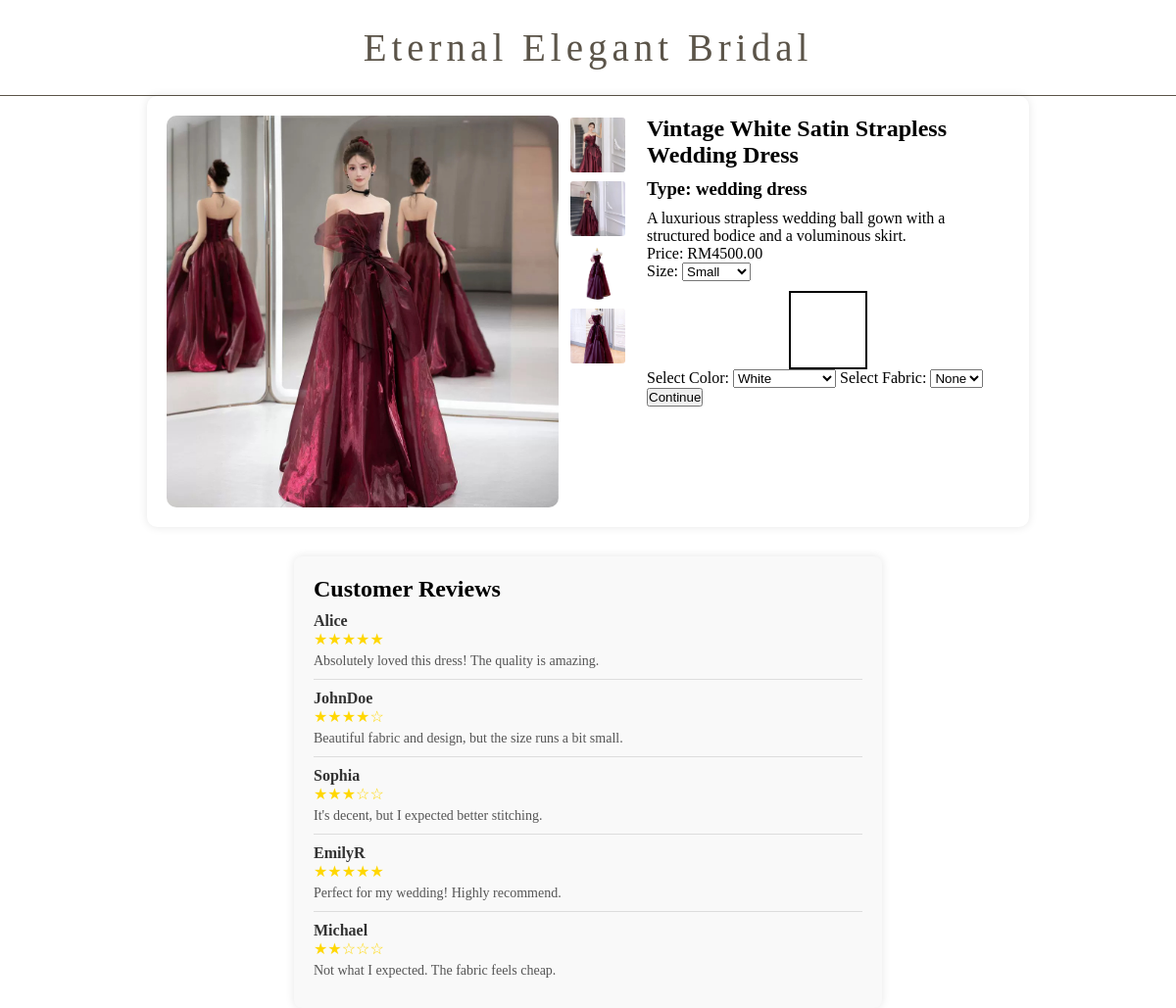
The app's page /userpage/product/ProductDetailPage.php?id=5 (signed in) with its own data.
### tables this page shows
CREATE TABLE `products` (
  `id` int(11) NOT NULL,
  `name` varchar(255) NOT NULL,
  `type` varchar(255) DEFAULT NULL,
  `price` decimal(10,2) DEFAULT NULL,
  `image` varchar(255) DEFAULT NULL,
  `description` text DEFAULT NULL
);

### backend/user/product/productDetail.php (called while the page is built, shortened)
<?php
include __DIR__ . "/../../../backend/db_connect.php";
$product_id = intval($_GET['id']);
$sql = "SELECT name, type, price, image, description FROM products WHERE id = ?";
$stmt = $conn->prepare($sql);
$stmt->bind_param("i", $product_id);
$stmt->execute();
$result = $stmt->get_result();
$product = $result->fetch_assoc();
?>

### userpage/product/ProductDetailPage.php (the view, shortened to what this page needs)
<?php
include "../../backend/user/product/productDetail.php";
$reviews = [
    ["username" => "Alice", "rating" => 5, "content" => "Absolutely loved this dress! The quality is amazing."],
    ["username" => "JohnDoe", "rating" => 4, "content" => "Beautiful fabric and design, but the size runs a bit small."],
    ["username" => "Sophia", "rating" => 3, "content" => "It's decent, but I expected better stitching."],
    ["username" => "EmilyR", "rating" => 5, "content" => "Perfect for my wedding! Highly recommend."],
    ["username" => "Michael", "rating" => 2, "content" => "Not what I expected. The fabric feels cheap."],
];
$base_price = $product['price'];
$product_image = $product['image'];
$image_dir = dirname($product_image);
$image_extensions = ['jpg', 'jpeg', 'png', 'webp'];
$additional_images = [];
$absolute_path = $_SERVER['DOCUMENT_ROOT'] . $image_dir;
if (is_dir($absolute_path)) {
    $files = scandir($absolute_path);
    foreach ($files as $file) {
        $file_extension = strtolower(pathinfo($file, PATHINFO_EXTENSION));
        if (in_array($file_extension, $image_extensions)) {
            $additional_images[] = $image_dir . '/' . $file;
        }
    }
}
if (!empty($additional_images)) {
    $main_image = $product_image;
    $additional_images = array_diff($additional_images, [$main_image]);
} else {
    $main_image = $product_image;
}
?>
<!DOCTYPE html>
<html lang="en">
<head>
    <link rel="stylesheet" href="/BackendWebDev/userstyle/transition.css">
    <link rel="stylesheet" href="/BackendWebDev/userstyle/productDetailPage.css">
</head>
<body>
    <header>
        <h1>Eternal Elegant Bridal</h1>
    </header>
    <div class="product-container">
        <div class="image-container">
            <img src="<?= htmlspecialchars($main_image) ?>" alt="<?= htmlspecialchars($product['name']) ?>"
                id="gownImage">
            <div class="additional-images">
                <?php foreach ($additional_images as $img): ?>
                <img src="<?= htmlspecialchars($img) ?>"
                    alt="Additional view of <?= htmlspecialchars($product['name']) ?>" class="extra-image"
                    onclick="changeImage(this.src)">
                <?php endforeach; ?>
            </div>
        </div>
        <div class="details-container">
            <h2 id="bridalTitle"> <?= htmlspecialchars($product['name']) ?> </h2>
            <h3 id="bridalType">Type: <?= htmlspecialchars($product['type']) ?> </h3>
            <p id="bridalDescription"> <?= htmlspecialchars($product['description']) ?> </p>
            <p id="bridalPrice">Price: RM<span id="dynamicPrice"> <?= number_format($base_price, 2) ?> </span></p>
            <form action="accessoriesPage.php" method="POST">
                <label for="size">Size:</label>
                <select name="size" id="size">
                    <option value="S">Small</option>
                </select>
                <div class="preview-container">
                    <div class="preview-box" id="previewBox">
                        <div class="fabric-overlay" id="fabricPreview"></div>
                    </div>
                </div>
                <label for="colorPicker">Select Color:</label>
                <select name="color" id="colorPicker">
                    <option value="White">White</option>
                </select>
                <label for="fabricPicker">Select Fabric:</label>
                <select name="fabric" id="fabricPicker">
                    <option value="None">None</option>
                </select>
                <button type="submit">Continue</button>
            </form>
        </div>
    </div>
    <div class="review-section">
        <h2>Customer Reviews</h2>
        <?php if (!empty($reviews)): ?>
        <?php foreach ($reviews as $review): ?>
        <div class="review">
            <p class="username"> <?= htmlspecialchars($review["username"]) ?> </p>
            <p class="stars"> <?= str_repeat("★", $review["rating"]) . str_repeat("☆", 5 - $review["rating"]) ?> </p>
            <p class="review-content"> <?= htmlspecialchars($review["content"]) ?> </p>
        </div>
        <?php endforeach; ?>
        <?php else: ?>
        <p>No reviews yet. Be the first to review!</p>
        <?php endif; ?>
    </div>
</body>
</html>

### userstyle/transition.css (style rules this page uses)
body { opacity: 0; transition: opacity .5s; }

### userstyle/productDetailPage.css (style rules this page uses)
* { margin: 0; padding: 0; box-sizing: border-box; }
header { padding: 1rem; text-align: center; border-bottom: 1px solid #5B5449; }
h1 { font-family: 'Crimson Text'; font-weight: 400; letter-spacing: 5px; font-size: 50px; }
html, body { height: 100%; display: flex; flex-direction: column; max-width: 100%; }
header h1 { font-family: 'Crimson Text'; font-weight: 400; color: #5B5449; letter-spacing: 5px; font-size: 39px; text-align: center; flex-grow: 1; }
.product-container { display: flex; flex-wrap: wrap; max-width: 900px; margin: auto; background: white; padding: 20px; border-radius: 10px; box-shadow: 0 0 10px rgba(0, 0, 0, 0.1); }
.image-container { display: flex; align-items: flex-start; gap: 10px; }
.image-container img { max-width: 100%; border-radius: 10px; }
.additional-images { display: flex; flex-direction: column; max-height: 400px; overflow-y:scroll ; overflow-x: hidden; gap: 5px; }
.additional-images img { width: 60px; height: 60px; object-fit: cover; border: 2px solid transparent; cursor: pointer; transition: border 0.3s ease-in-out, transform 0.2s; border-radius: 5px; }
#gownImage { max-width: 400px; border-radius: 10px; }
.details-container { flex: 1; padding-left: 20px; min-width: 300px; }
h1, h3 { margin: 10px 0; }
.preview-container { display: flex; margin-top: 10px; justify-content: center; }
.preview-box { width: 80px; height: 80px; border: 2px solid black; position: relative; background-color: white; overflow: hidden; }
.fabric-overlay { width: 100%; height: 100%; position: absolute; top: 0; left: 0; opacity: 0.3; pointer-events: none; }
.review-section { margin-top: 30px; padding: 20px; background-color: #f9f9f9; border-radius: 8px; width: 50%; margin-left: auto; margin-right: auto; box-shadow: 0px 0px 10px rgba(0, 0, 0, 0.1); }
.review { border-bottom: 1px solid #ddd; padding: 10px 0; }
.review:last-child { border-bottom: none; }
.review .username { font-weight: bold; color: #333; }
.stars { color: gold; font-size: 16px; }
.review-content { margin-top: 5px; color: #555; font-size: 14px; }

### records on screen
products: image (picture), name "Vintage White Satin Strapless Wedding Dress", type "wedding dress", description "A luxurious strapless wedding ball gown with a structured bodice and a voluminous skirt.", price "4500.00"

### other values on screen
$review["username"] "Alice"
str_repeat("★", $review["rating"]) "★★★★★"
$review["content"] "Absolutely loved this dress! The quality is amazing."
$review["username"] "JohnDoe"
str_repeat("★", $review["rating"]) "★★★★"
str_repeat("☆", 5 - $review["rating"]) "☆"
$review["content"] "Beautiful fabric and design, but the size runs a bit small."
$review["username"] "Sophia"
str_repeat("★", $review["rating"]) "★★★"
str_repeat("☆", 5 - $review["rating"]) "☆☆"
$review["content"] "It's decent, but I expected better stitching."
$review["username"] "EmilyR"
$review["content"] "Perfect for my wedding! Highly recommend."
$review["username"] "Michael"
str_repeat("★", $review["rating"]) "★★"
